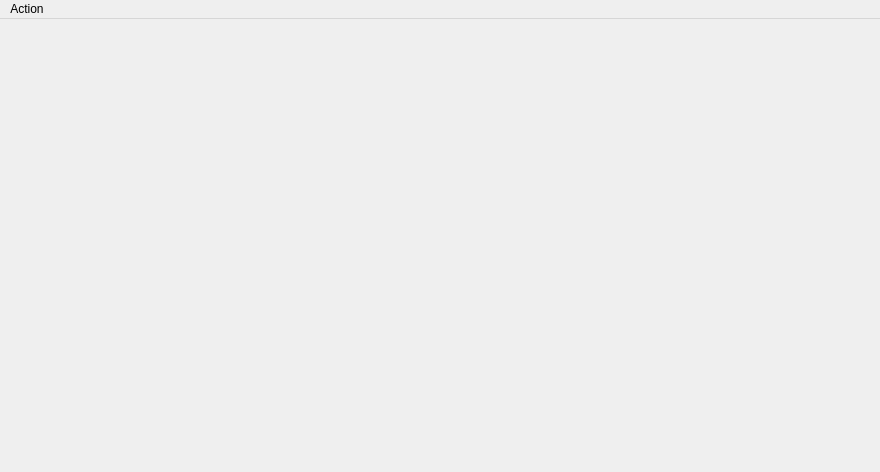
<?xml version="1.0" encoding="UTF-8"?>
<ui version="4.0">
 <class>MainWindow</class>
 <widget class="QMainWindow" name="MainWindow">
  <property name="geometry">
   <rect>
    <x>0</x>
    <y>0</y>
    <width>880</width>
    <height>472</height>
   </rect>
  </property>
  <property name="windowTitle">
   <string>Neural Simulation</string>
  </property>
  <widget class="QWidget" name="centralWidget">
   <widget class="QCustomPlot" name="customPlot" native="true">
    <property name="geometry">
     <rect>
      <x>10</x>
      <y>10</y>
      <width>661</width>
      <height>431</height>
     </rect>
    </property>
   </widget>
  </widget>
  <widget class="QMenuBar" name="menuBar">
   <property name="geometry">
    <rect>
     <x>0</x>
     <y>0</y>
     <width>880</width>
     <height>26</height>
    </rect>
   </property>
   <widget class="QMenu" name="menuAction">
    <property name="title">
     <string>Action</string>
    </property>
    <addaction name="actionCalcul"/>
    <addaction name="actionDraw_1"/>
    <addaction name="actionDraw_2"/>
    <addaction name="actionDraw_Nullcline"/>
    <addaction name="actionDraw_All"/>
   </widget>
   <addaction name="menuAction"/>
  </widget>
  <action name="actionCalcul">
   <property name="text">
    <string>Calcul</string>
   </property>
  </action>
  <action name="actionDraw_1">
   <property name="text">
    <string>Draw 1</string>
   </property>
  </action>
  <action name="actionDraw_2">
   <property name="text">
    <string>Draw 2</string>
   </property>
  </action>
  <action name="actionDraw_Nullcline">
   <property name="text">
    <string>Draw Nullcline</string>
   </property>
  </action>
  <action name="actionDraw_All">
   <property name="text">
    <string>Draw All</string>
   </property>
  </action>
 </widget>
 <layoutdefault spacing="6" margin="11"/>
 <customwidgets>
  <customwidget>
   <class>QCustomPlot</class>
   <extends>QWidget</extends>
   <header location="global">qcustomplot.h</header>
   <container>1</container>
  </customwidget>
 </customwidgets>
 <resources/>
 <connections/>
</ui>
